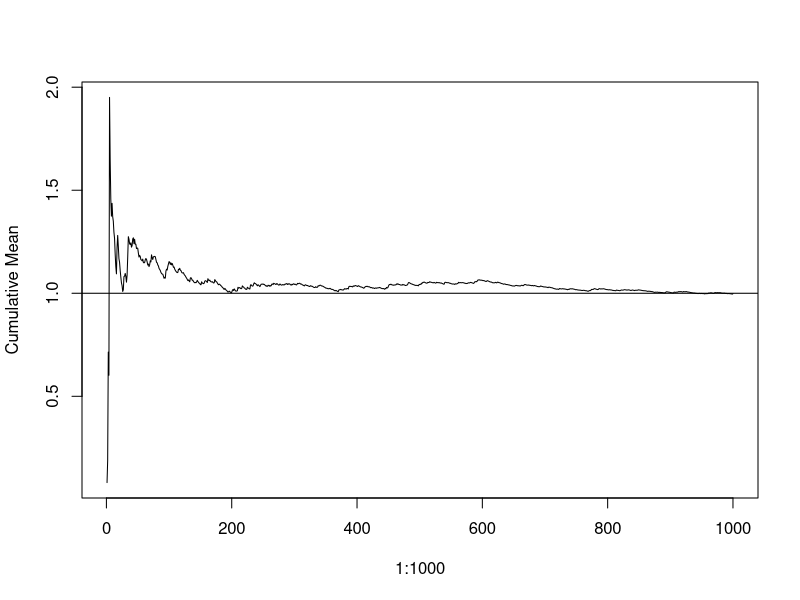

Reproduce this figure in R.
###### Q3 ######

# a
set.seed(929)
a_sample <- rexp(n=1000, rate=1)
a_mean <- mean(a_sample)
a_variance <- var(a_sample)
identical(a_variance, sum((a_sample-a_mean)^2)/(1000-1))

# b
cumulative_mean <- cumsum(a_sample)/(1:1000)
plot(1:1000, cumulative_mean, type="l", ylab = "Cumulative Mean")
abline(h=1)
